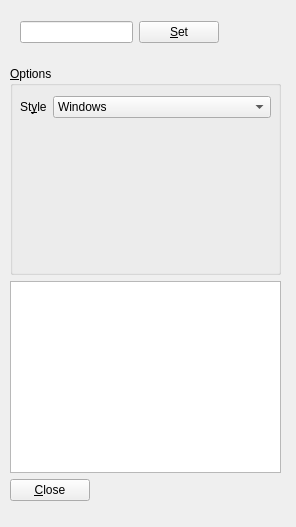
<?xml version="1.0" encoding="UTF-8"?>
<ui version="4.0">
 <class>Dialog</class>
 <widget class="QWidget" name="Dialog">
  <property name="geometry">
   <rect>
    <x>0</x>
    <y>0</y>
    <width>296</width>
    <height>527</height>
   </rect>
  </property>
  <property name="font">
   <font>
    <family>Segoe UI</family>
    <pointsize>9</pointsize>
   </font>
  </property>
  <property name="windowTitle">
   <string>Test Dialog</string>
  </property>
  <widget class="QWidget" name="layoutWidget">
   <property name="geometry">
    <rect>
     <x>10</x>
     <y>10</y>
     <width>271</width>
     <height>491</height>
    </rect>
   </property>
   <layout class="QVBoxLayout" name="verticalLayout" stretch="0,3,0,0">
    <item>
     <widget class="QWidget" name="widget" native="true">
      <property name="minimumSize">
       <size>
        <width>0</width>
        <height>50</height>
       </size>
      </property>
      <widget class="QWidget" name="">
       <property name="geometry">
        <rect>
         <x>10</x>
         <y>10</y>
         <width>199</width>
         <height>25</height>
        </rect>
       </property>
       <layout class="QHBoxLayout" name="horizontalLayout">
        <item>
         <widget class="QLineEdit" name="lineEdit"/>
        </item>
        <item>
         <widget class="QPushButton" name="pushButton">
          <property name="text">
           <string>&amp;Set</string>
          </property>
         </widget>
        </item>
       </layout>
      </widget>
     </widget>
    </item>
    <item>
     <widget class="QGroupBox" name="settingsBox">
      <property name="title">
       <string>&amp;Options</string>
      </property>
      <widget class="QWidget" name="layoutWidget">
       <property name="geometry">
        <rect>
         <x>10</x>
         <y>30</y>
         <width>251</width>
         <height>23</height>
        </rect>
       </property>
       <layout class="QFormLayout" name="settingsLayout">
        <item row="0" column="0">
         <widget class="QLabel" name="styleLabel">
          <property name="text">
           <string>St&amp;yle</string>
          </property>
          <property name="buddy">
           <cstring>styleBox</cstring>
          </property>
         </widget>
        </item>
        <item row="0" column="1">
         <widget class="QComboBox" name="styleBox">
          <item>
           <property name="text">
            <string>Windows</string>
           </property>
          </item>
          <item>
           <property name="text">
            <string>WindowsXP</string>
           </property>
          </item>
          <item>
           <property name="text">
            <string>WindowsVista</string>
           </property>
          </item>
          <item>
           <property name="text">
            <string>Plastique</string>
           </property>
          </item>
          <item>
           <property name="text">
            <string>Cleanlooks</string>
           </property>
          </item>
          <item>
           <property name="text">
            <string>Motif</string>
           </property>
          </item>
          <item>
           <property name="text">
            <string>CDE</string>
           </property>
          </item>
         </widget>
        </item>
       </layout>
      </widget>
     </widget>
    </item>
    <item>
     <widget class="QPlainTextEdit" name="debugBox"/>
    </item>
    <item>
     <widget class="QPushButton" name="closeButton">
      <property name="sizePolicy">
       <sizepolicy hsizetype="Fixed" vsizetype="Fixed">
        <horstretch>0</horstretch>
        <verstretch>0</verstretch>
       </sizepolicy>
      </property>
      <property name="text">
       <string>&amp;Close</string>
      </property>
     </widget>
    </item>
   </layout>
  </widget>
 </widget>
 <resources/>
 <connections>
  <connection>
   <sender>closeButton</sender>
   <signal>clicked()</signal>
   <receiver>Dialog</receiver>
   <slot>close()</slot>
   <hints>
    <hint type="sourcelabel">
     <x>85</x>
     <y>499</y>
    </hint>
    <hint type="destinationlabel">
     <x>295</x>
     <y>375</y>
    </hint>
   </hints>
  </connection>
 </connections>
</ui>
